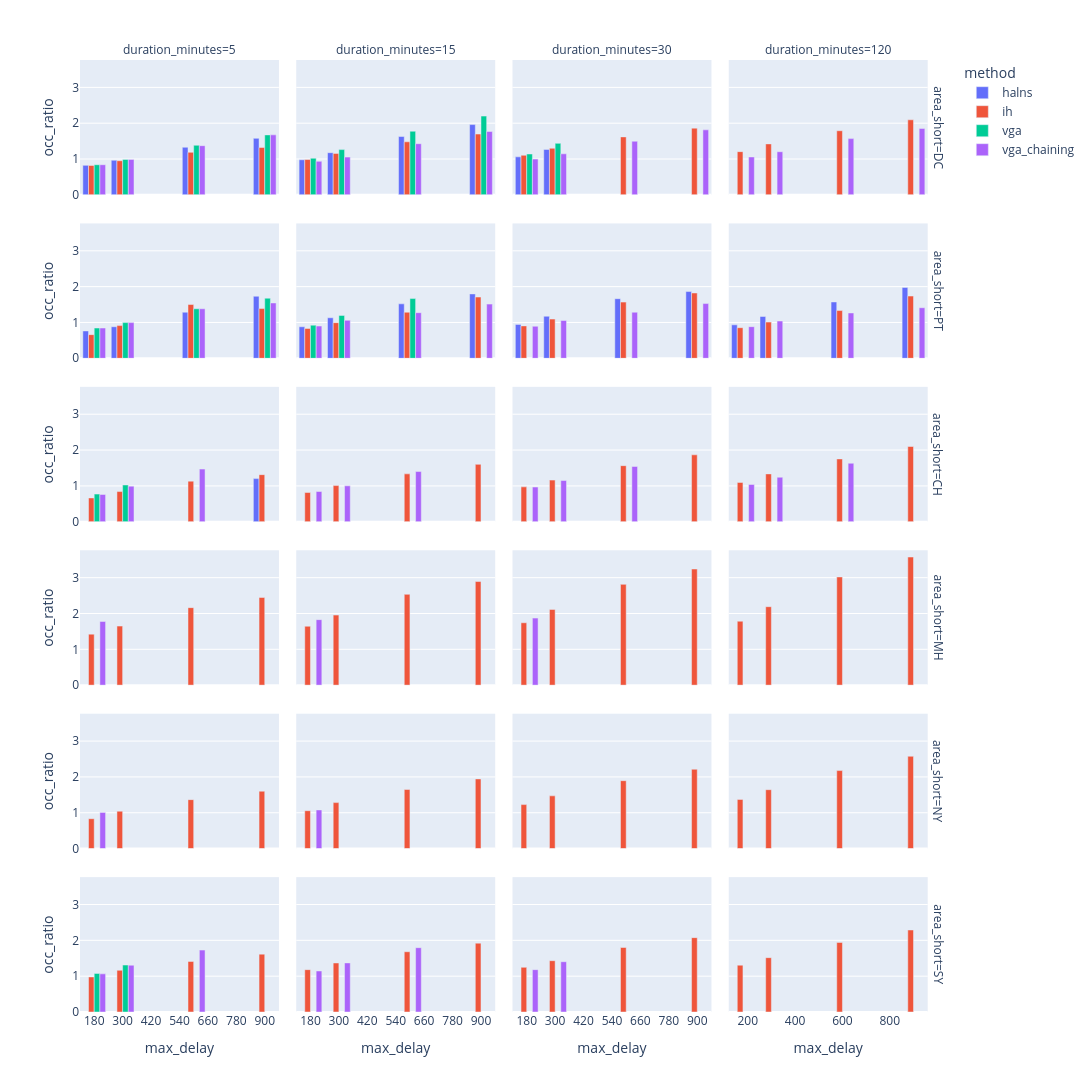

The cell this chart's notebook holds for it:
### Code cell
fig = px.bar(
    # oc_method,
    weighted_avg,
    # weighted_avg[weighted_avg['area_order'] == 1],
    # oc_method_group[oc_method_group['area_order'] == 0],
    # x='vehicle_hours',
    # y='avg_occupancy',
    y='occ_ratio',
    x='max_delay',
    barmode='group',
    color='method',
    # title='Average Cost per Request by Area and Method',
    # facet_row='area_short',
    facet_col='duration_minutes',
    facet_row='area_short'
)
fig.update_layout(
    height=1200,
    width=1800,
    title_x=0.5
)

fig.show()

### Figure 1 — Plotly figure (JSON) as saved in the notebook; plotly's stock layout.template omitted (floating-point values rounded to 4 significant figures)
{"data": [{"alignmentgroup": "True", "hovertemplate": "method=halns<br>area_short=DC<br>duration_minutes=5<br>max_delay=%{x}<br>occ_ratio=%{y}<extra></extra>", "legendgroup": "halns", "marker": {"color": "#636efa", "pattern": {"shape": ""}}, "name": "halns", "offsetgroup": "halns", "orientation": "v", "showlegend": true, "textposition": "auto", "type": "bar", "x": [180, 300, 600, 900], "xaxis": "x21", "y": [0.8232, 0.9662, 1.329, 1.578], "yaxis": "y21"}, {"alignmentgroup": "True", "hovertemplate": "method=halns<br>area_short=DC<br>duration_minutes=15<br>max_delay=%{x}<br>occ_ratio=%{y}<extra></extra>", "legendgroup": "halns", "marker": {"color": "#636efa", "pattern": {"shape": ""}}, "name": "halns", "offsetgroup": "halns", "orientation": "v", "showlegend": false, "textposition": "auto", "type": "bar", "x": [180, 300, 600, 900], "xaxis": "x22", "y": [0.9798, 1.177, 1.628, 1.962], "yaxis": "y22"}, {"alignmentgroup": "True", "hovertemplate": "method=halns<br>area_short=DC<br>duration_minutes=30<br>max_delay=%{x}<br>occ_ratio=%{y}<extra></extra>", "legendgroup": "halns", "marker": {"color": "#636efa", "pattern": {"shape": ""}}, "name": "halns", "offsetgroup": "halns", "orientation": "v", "showlegend": false, "textposition": "auto", "type": "bar", "x": [180, 300], "xaxis": "x23", "y": [1.061, 1.269], "yaxis": "y23"}, {"alignmentgroup": "True", "hovertemplate": "method=halns<br>area_short=PT<br>duration_minutes=5<br>max_delay=%{x}<br>occ_ratio=%{y}<extra></extra>", "legendgroup": "halns", "marker": {"color": "#636efa", "pattern": {"shape": ""}}, "name": "halns", "offsetgroup": "halns", "orientation": "v", "showlegend": false, "textposition": "auto", "type": "bar", "x": [180, 300, 600, 900], "xaxis": "x17", "y": [0.7633, 0.8808, 1.286, 1.731], "yaxis": "y17"}, {"alignmentgroup": "True", "hovertemplate": "method=halns<br>area_short=PT<br>duration_minutes=15<br>max_delay=%{x}<br>occ_ratio=%{y}<extra></extra>", "legendgroup": "halns", "marker": {"color": "#636efa", "pattern": {"shape": ""}}, "name": "halns", "offsetgroup": "halns", "orientation": "v", "showlegend": false, "textposition": "auto", "type": "bar", "x": [180, 300, 600, 900], "xaxis": "x18", "y": [0.8801, 1.131, 1.52, 1.797], "yaxis": "y18"}, {"alignmentgroup": "True", "hovertemplate": "method=halns<br>area_short=PT<br>duration_minutes=30<br>max_delay=%{x}<br>occ_ratio=%{y}<extra></extra>", "legendgroup": "halns", "marker": {"color": "#636efa", "pattern": {"shape": ""}}, "name": "halns", "offsetgroup": "halns", "orientation": "v", "showlegend": false, "textposition": "auto", "type": "bar", "x": [180, 300, 600, 900], "xaxis": "x19", "y": [0.9464, 1.174, 1.663, 1.863], "yaxis": "y19"}, {"alignmentgroup": "True", "hovertemplate": "method=halns<br>area_short=PT<br>duration_minutes=120<br>max_delay=%{x}<br>occ_ratio=%{y}<extra></extra>", "legendgroup": "halns", "marker": {"color": "#636efa", "pattern": {"shape": ""}}, "name": "halns", "offsetgroup": "halns", "orientation": "v", "showlegend": false, "textposition": "auto", "type": "bar", "x": [180, 300, 600, 900], "xaxis": "x20", "y": [0.934, 1.167, 1.572, 1.978], "yaxis": "y20"}, {"alignmentgroup": "True", "hovertemplate": "method=halns<br>area_short=CH<br>duration_minutes=5<br>max_delay=%{x}<br>occ_ratio=%{y}<extra></extra>", "legendgroup": "halns", "marker": {"color": "#636efa", "pattern": {"shape": ""}}, "name": "halns", "offsetgroup": "halns", "orientation": "v", "showlegend": false, "textposition": "auto", "type": "bar", "x": [900], "xaxis": "x13", "y": [1.203], "yaxis": "y13"}, {"alignmentgroup": "True", "hovertemplate": "method=ih<br>area_short=DC<br>duration_minutes=5<br>max_delay=%{x}<br>occ_ratio=%{y}<extra></extra>", "legendgroup": "ih", "marker": {"color": "#EF553B", "pattern": {"shape": ""}}, "name": "ih", "offsetgroup": "ih", "orientation": "v", "showlegend": true, "textposition": "auto", "type": "bar", "x": [180, 300, 600, 900], "xaxis": "x21", "y": [0.8203, 0.9529, 1.188, 1.321], "yaxis": "y21"}, {"alignmentgroup": "True", "hovertemplate": "method=ih<br>area_short=DC<br>duration_minutes=15<br>max_delay=%{x}<br>occ_ratio=%{y}<extra></extra>", "legendgroup": "ih", "marker": {"color": "#EF553B", "pattern": {"shape": ""}}, "name": "ih", "offsetgroup": "ih", "orientation": "v", "showlegend": false, "textposition": "auto", "type": "bar", "x": [180, 300, 600, 900], "xaxis": "x22", "y": [0.9862, 1.157, 1.481, 1.698], "yaxis": "y22"}, {"alignmentgroup": "True", "hovertemplate": "method=ih<br>area_short=DC<br>duration_minutes=30<br>max_delay=%{x}<br>occ_ratio=%{y}<extra></extra>", "legendgroup": "ih", "marker": {"color": "#EF553B", "pattern": {"shape": ""}}, "name": "ih", "offsetgroup": "ih", "orientation": "v", "showlegend": false, "textposition": "auto", "type": "bar", "x": [180, 300, 600, 900], "xaxis": "x23", "y": [1.105, 1.301, 1.618, 1.863], "yaxis": "y23"}, {"alignmentgroup": "True", "hovertemplate": "method=ih<br>area_short=DC<br>duration_minutes=120<br>max_delay=%{x}<br>occ_ratio=%{y}<extra></extra>", "legendgroup": "ih", "marker": {"color": "#EF553B", "pattern": {"shape": ""}}, "name": "ih", "offsetgroup": "ih", "orientation": "v", "showlegend": false, "textposition": "auto", "type": "bar", "x": [180, 300, 600, 900], "xaxis": "x24", "y": [1.207, 1.423, 1.79, 2.095], "yaxis": "y24"}, {"alignmentgroup": "True", "hovertemplate": "method=ih<br>area_short=PT<br>duration_minutes=5<br>max_delay=%{x}<br>occ_ratio=%{y}<extra></extra>", "legendgroup": "ih", "marker": {"color": "#EF553B", "pattern": {"shape": ""}}, "name": "ih", "offsetgroup": "ih", "orientation": "v", "showlegend": false, "textposition": "auto", "type": "bar", "x": [180, 300, 600, 900], "xaxis": "x17", "y": [0.6602, 0.9129, 1.501, 1.389], "yaxis": "y17"}, {"alignmentgroup": "True", "hovertemplate": "method=ih<br>area_short=PT<br>duration_minutes=15<br>max_delay=%{x}<br>occ_ratio=%{y}<extra></extra>", "legendgroup": "ih", "marker": {"color": "#EF553B", "pattern": {"shape": ""}}, "name": "ih", "offsetgroup": "ih", "orientation": "v", "showlegend": false, "textposition": "auto", "type": "bar", "x": [180, 300, 600, 900], "xaxis": "x18", "y": [0.8331, 0.9947, 1.286, 1.709], "yaxis": "y18"}, {"alignmentgroup": "True", "hovertemplate": "method=ih<br>area_short=PT<br>duration_minutes=30<br>max_delay=%{x}<br>occ_ratio=%{y}<extra></extra>", "legendgroup": "ih", "marker": {"color": "#EF553B", "pattern": {"shape": ""}}, "name": "ih", "offsetgroup": "ih", "orientation": "v", "showlegend": false, "textposition": "auto", "type": "bar", "x": [180, 300, 600, 900], "xaxis": "x19", "y": [0.9046, 1.095, 1.568, 1.823], "yaxis": "y19"}, {"alignmentgroup": "True", "hovertemplate": "method=ih<br>area_short=PT<br>duration_minutes=120<br>max_delay=%{x}<br>occ_ratio=%{y}<extra></extra>", "legendgroup": "ih", "marker": {"color": "#EF553B", "pattern": {"shape": ""}}, "name": "ih", "offsetgroup": "ih", "orientation": "v", "showlegend": false, "textposition": "auto", "type": "bar", "x": [180, 300, 600, 900], "xaxis": "x20", "y": [0.8539, 1.01, 1.332, 1.737], "yaxis": "y20"}, {"alignmentgroup": "True", "hovertemplate": "method=ih<br>area_short=CH<br>duration_minutes=5<br>max_delay=%{x}<br>occ_ratio=%{y}<extra></extra>", "legendgroup": "ih", "marker": {"color": "#EF553B", "pattern": {"shape": ""}}, "name": "ih", "offsetgroup": "ih", "orientation": "v", "showlegend": false, "textposition": "auto", "type": "bar", "x": [180, 300, 600, 900], "xaxis": "x13", "y": [0.6641, 0.8425, 1.132, 1.314], "yaxis": "y13"}, {"alignmentgroup": "True", "hovertemplate": "method=ih<br>area_short=CH<br>duration_minutes=15<br>max_delay=%{x}<br>occ_ratio=%{y}<extra></extra>", "legendgroup": "ih", "marker": {"color": "#EF553B", "pattern": {"shape": ""}}, "name": "ih", "offsetgroup": "ih", "orientation": "v", "showlegend": false, "textposition": "auto", "type": "bar", "x": [180, 300, 600, 900], "xaxis": "x14", "y": [0.8149, 1.009, 1.336, 1.601], "yaxis": "y14"}, {"alignmentgroup": "True", "hovertemplate": "method=ih<br>area_short=CH<br>duration_minutes=30<br>max_delay=%{x}<br>occ_ratio=%{y}<extra></extra>", "legendgroup": "ih", "marker": {"color": "#EF553B", "pattern": {"shape": ""}}, "name": "ih", "offsetgroup": "ih", "orientation": "v", "showlegend": false, "textposition": "auto", "type": "bar", "x": [180, 300, 600, 900], "xaxis": "x15", "y": [0.9727, 1.162, 1.565, 1.867], "yaxis": "y15"}, {"alignmentgroup": "True", "hovertemplate": "method=ih<br>area_short=CH<br>duration_minutes=120<br>max_delay=%{x}<br>occ_ratio=%{y}<extra></extra>", "legendgroup": "ih", "marker": {"color": "#EF553B", "pattern": {"shape": ""}}, "name": "ih", "offsetgroup": "ih", "orientation": "v", "showlegend": false, "textposition": "auto", "type": "bar", "x": [180, 300, 600, 900], "xaxis": "x16", "y": [1.097, 1.335, 1.753, 2.099], "yaxis": "y16"}, {"alignmentgroup": "True", "hovertemplate": "method=ih<br>area_short=MH<br>duration_minutes=5<br>max_delay=%{x}<br>occ_ratio=%{y}<extra></extra>", "legendgroup": "ih", "marker": {"color": "#EF553B", "pattern": {"shape": ""}}, "name": "ih", "offsetgroup": "ih", "orientation": "v", "showlegend": false, "textposition": "auto", "type": "bar", "x": [180, 300, 600, 900], "xaxis": "x9", "y": [1.424, 1.648, 2.163, 2.447], "yaxis": "y9"}, {"alignmentgroup": "True", "hovertemplate": "method=ih<br>area_short=MH<br>duration_minutes=15<br>max_delay=%{x}<br>occ_ratio=%{y}<extra></extra>", "legendgroup": "ih", "marker": {"color": "#EF553B", "pattern": {"shape": ""}}, "name": "ih", "offsetgroup": "ih", "orientation": "v", "showlegend": false, "textposition": "auto", "type": "bar", "x": [180, 300, 600, 900], "xaxis": "x10", "y": [1.644, 1.955, 2.535, 2.892], "yaxis": "y10"}, {"alignmentgroup": "True", "hovertemplate": "method=ih<br>area_short=MH<br>duration_minutes=30<br>max_delay=%{x}<br>occ_ratio=%{y}<extra></extra>", "legendgroup": "ih", "marker": {"color": "#EF553B", "pattern": {"shape": ""}}, "name": "ih", "offsetgroup": "ih", "orientation": "v", "showlegend": false, "textposition": "auto", "type": "bar", "x": [180, 300, 600, 900], "xaxis": "x11", "y": [1.741, 2.113, 2.813, 3.241], "yaxis": "y11"}, {"alignmentgroup": "True", "hovertemplate": "method=ih<br>area_short=MH<br>duration_minutes=120<br>max_delay=%{x}<br>occ_ratio=%{y}<extra></extra>", "legendgroup": "ih", "marker": {"color": "#EF553B", "pattern": {"shape": ""}}, "name": "ih", "offsetgroup": "ih", "orientation": "v", "showlegend": false, "textposition": "auto", "type": "bar", "x": [180, 300, 600, 900], "xaxis": "x12", "y": [1.785, 2.19, 3.02, 3.576], "yaxis": "y12"}, {"alignmentgroup": "True", "hovertemplate": "method=ih<br>area_short=NY<br>duration_minutes=5<br>max_delay=%{x}<br>occ_ratio=%{y}<extra></extra>", "legendgroup": "ih", "marker": {"color": "#EF553B", "pattern": {"shape": ""}}, "name": "ih", "offsetgroup": "ih", "orientation": "v", "showlegend": false, "textposition": "auto", "type": "bar", "x": [180, 300, 600, 900], "xaxis": "x5", "y": [0.8336, 1.043, 1.366, 1.601], "yaxis": "y5"}, {"alignmentgroup": "True", "hovertemplate": "method=ih<br>area_short=NY<br>duration_minutes=15<br>max_delay=%{x}<br>occ_ratio=%{y}<extra></extra>", "legendgroup": "ih", "marker": {"color": "#EF553B", "pattern": {"shape": ""}}, "name": "ih", "offsetgroup": "ih", "orientation": "v", "showlegend": false, "textposition": "auto", "type": "bar", "x": [180, 300, 600, 900], "xaxis": "x6", "y": [1.057, 1.283, 1.65, 1.944], "yaxis": "y6"}, {"alignmentgroup": "True", "hovertemplate": "method=ih<br>area_short=NY<br>duration_minutes=30<br>max_delay=%{x}<br>occ_ratio=%{y}<extra></extra>", "legendgroup": "ih", "marker": {"color": "#EF553B", "pattern": {"shape": ""}}, "name": "ih", "offsetgroup": "ih", "orientation": "v", "showlegend": false, "textposition": "auto", "type": "bar", "x": [180, 300, 600, 900], "xaxis": "x7", "y": [1.228, 1.472, 1.895, 2.214], "yaxis": "y7"}, {"alignmentgroup": "True", "hovertemplate": "method=ih<br>area_short=NY<br>duration_minutes=120<br>max_delay=%{x}<br>occ_ratio=%{y}<extra></extra>", "legendgroup": "ih", "marker": {"color": "#EF553B", "pattern": {"shape": ""}}, "name": "ih", "offsetgroup": "ih", "orientation": "v", "showlegend": false, "textposition": "auto", "type": "bar", "x": [180, 300, 600, 900], "xaxis": "x8", "y": [1.373, 1.644, 2.177, 2.576], "yaxis": "y8"}, {"alignmentgroup": "True", "hovertemplate": "method=ih<br>area_short=SY<br>duration_minutes=5<br>max_delay=%{x}<br>occ_ratio=%{y}<extra></extra>", "legendgroup": "ih", "marker": {"color": "#EF553B", "pattern": {"shape": ""}}, "name": "ih", "offsetgroup": "ih", "orientation": "v", "showlegend": false, "textposition": "auto", "type": "bar", "x": [180, 300, 600, 900], "xaxis": "x", "y": [0.9786, 1.164, 1.411, 1.615], "yaxis": "y"}, {"alignmentgroup": "True", "hovertemplate": "method=ih<br>area_short=SY<br>duration_minutes=15<br>max_delay=%{x}<br>occ_ratio=%{y}<extra></extra>", "legendgroup": "ih", "marker": {"color": "#EF553B", "pattern": {"shape": ""}}, "name": "ih", "offsetgroup": "ih", "orientation": "v", "showlegend": false, "textposition": "auto", "type": "bar", "x": [180, 300, 600, 900], "xaxis": "x2", "y": [1.182, 1.368, 1.682, 1.922], "yaxis": "y2"}, {"alignmentgroup": "True", "hovertemplate": "method=ih<br>area_short=SY<br>duration_minutes=30<br>max_delay=%{x}<br>occ_ratio=%{y}<extra></extra>", "legendgroup": "ih", "marker": {"color": "#EF553B", "pattern": {"shape": ""}}, "name": "ih", "offsetgroup": "ih", "orientation": "v", "showlegend": false, "textposition": "auto", "type": "bar", "x": [180, 300, 600, 900], "xaxis": "x3", "y": [1.247, 1.432, 1.8, 2.076], "yaxis": "y3"}, {"alignmentgroup": "True", "hovertemplate": "method=ih<br>area_short=SY<br>duration_minutes=120<br>max_delay=%{x}<br>occ_ratio=%{y}<extra></extra>", "legendgroup": "ih", "marker": {"color": "#EF553B", "pattern": {"shape": ""}}, "name": "ih", "offsetgroup": "ih", "orientation": "v", "showlegend": false, "textposition": "auto", "type": "bar", "x": [180, 300, 600, 900], "xaxis": "x4", "y": [1.307, 1.517, 1.942, 2.289], "yaxis": "y4"}, {"alignmentgroup": "True", "hovertemplate": "method=vga<br>area_short=DC<br>duration_minutes=5<br>max_delay=%{x}<br>occ_ratio=%{y}<extra></extra>", "legendgroup": "vga", "marker": {"color": "#00cc96", "pattern": {"shape": ""}}, "name": "vga", "offsetgroup": "vga", "orientation": "v", "showlegend": true, "textposition": "auto", "type": "bar", "x": [180, 300, 600, 900], "xaxis": "x21", "y": [0.8415, 0.9893, 1.384, 1.674], "yaxis": "y21"}, {"alignmentgroup": "True", "hovertemplate": "method=vga<br>area_short=DC<br>duration_minutes=15<br>max_delay=%{x}<br>occ_ratio=%{y}<extra></extra>", "legendgroup": "vga", "marker": {"color": "#00cc96", "pattern": {"shape": ""}}, "name": "vga", "offsetgroup": "vga", "orientation": "v", "showlegend": false, "textposition": "auto", "type": "bar", "x": [180, 300, 600, 900], "xaxis": "x22", "y": [1.022, 1.263, 1.776, 2.199], "yaxis": "y22"}, {"alignmentgroup": "True", "hovertemplate": "method=vga<br>area_short=DC<br>duration_minutes=30<br>max_delay=%{x}<br>occ_ratio=%{y}<extra></extra>", "legendgroup": "vga", "marker": {"color": "#00cc96", "pattern": {"shape": ""}}, "name": "vga", "offsetgroup": "vga", "orientation": "v", "showlegend": false, "textposition": "auto", "type": "bar", "x": [180, 300], "xaxis": "x23", "y": [1.141, 1.438], "yaxis": "y23"}, {"alignmentgroup": "True", "hovertemplate": "method=vga<br>area_short=PT<br>duration_minutes=5<br>max_delay=%{x}<br>occ_ratio=%{y}<extra></extra>", "legendgroup": "vga", "marker": {"color": "#00cc96", "pattern": {"shape": ""}}, "name": "vga", "offsetgroup": "vga", "orientation": "v", "showlegend": false, "textposition": "auto", "type": "bar", "x": [180, 300, 600, 900], "xaxis": "x17", "y": [0.8453, 0.9963, 1.382, 1.678], "yaxis": "y17"}, {"alignmentgroup": "True", "hovertemplate": "method=vga<br>area_short=PT<br>duration_minutes=15<br>max_delay=%{x}<br>occ_ratio=%{y}<extra></extra>", "legendgroup": "vga", "marker": {"color": "#00cc96", "pattern": {"shape": ""}}, "name": "vga", "offsetgroup": "vga", "orientation": "v", "showlegend": false, "textposition": "auto", "type": "bar", "x": [180, 300, 600], "xaxis": "x18", "y": [0.9251, 1.198, 1.667], "yaxis": "y18"}, {"alignmentgroup": "True", "hovertemplate": "method=vga<br>area_short=CH<br>duration_minutes=5<br>max_delay=%{x}<br>occ_ratio=%{y}<extra></extra>", "legendgroup": "vga", "marker": {"color": "#00cc96", "pattern": {"shape": ""}}, "name": "vga", "offsetgroup": "vga", "orientation": "v", "showlegend": false, "textposition": "auto", "type": "bar", "x": [180, 300], "xaxis": "x13", "y": [0.7712, 1.025], "yaxis": "y13"}, {"alignmentgroup": "True", "hovertemplate": "method=vga<br>area_short=SY<br>duration_minutes=5<br>max_delay=%{x}<br>occ_ratio=%{y}<extra></extra>", "legendgroup": "vga", "marker": {"color": "#00cc96", "pattern": {"shape": ""}}, "name": "vga", "offsetgroup": "vga", "orientation": "v", "showlegend": false, "textposition": "auto", "type": "bar", "x": [180, 300], "xaxis": "x", "y": [1.078, 1.311], "yaxis": "y"}, {"alignmentgroup": "True", "hovertemplate": "method=vga_chaining<br>area_short=DC<br>duration_minutes=5<br>max_delay=%{x}<br>occ_ratio=%{y}<extra></extra>", "legendgroup": "vga_chaining", "marker": {"color": "#ab63fa", "pattern": {"shape": ""}}, "name": "vga_chaining", "offsetgroup": "vga_chaining", "orientation": "v", "showlegend": true, "textposition": "auto", "type": "bar", "x": [180, 300, 600, 900], "xaxis": "x21", "y": [0.8415, 0.9906, 1.373, 1.675], "yaxis": "y21"}, {"alignmentgroup": "True", "hovertemplate": "method=vga_chaining<br>area_short=DC<br>duration_minutes=15<br>max_delay=%{x}<br>occ_ratio=%{y}<extra></extra>", "legendgroup": "vga_chaining", "marker": {"color": "#ab63fa", "pattern": {"shape": ""}}, "name": "vga_chaining", "offsetgroup": "vga_chaining", "orientation": "v", "showlegend": false, "textposition": "auto", "type": "bar", "x": [180, 300, 600, 900], "xaxis": "x22", "y": [0.9369, 1.053, 1.428, 1.768], "yaxis": "y22"}, {"alignmentgroup": "True", "hovertemplate": "method=vga_chaining<br>area_short=DC<br>duration_minutes=30<br>max_delay=%{x}<br>occ_ratio=%{y}<extra></extra>", "legendgroup": "vga_chaining", "marker": {"color": "#ab63fa", "pattern": {"shape": ""}}, "name": "vga_chaining", "offsetgroup": "vga_chaining", "orientation": "v", "showlegend": false, "textposition": "auto", "type": "bar", "x": [180, 300, 600, 900], "xaxis": "x23", "y": [0.999, 1.146, 1.497, 1.814], "yaxis": "y23"}, {"alignmentgroup": "True", "hovertemplate": "method=vga_chaining<br>area_short=DC<br>duration_minutes=120<br>max_delay=%{x}<br>occ_ratio=%{y}<extra></extra>", "legendgroup": "vga_chaining", "marker": {"color": "#ab63fa", "pattern": {"shape": ""}}, "name": "vga_chaining", "offsetgroup": "vga_chaining", "orientation": "v", "showlegend": false, "textposition": "auto", "type": "bar", "x": [180, 300, 600, 900], "xaxis": "x24", "y": [1.058, 1.204, 1.57, 1.851], "yaxis": "y24"}, {"alignmentgroup": "True", "hovertemplate": "method=vga_chaining<br>area_short=PT<br>duration_minutes=5<br>max_delay=%{x}<br>occ_ratio=%{y}<extra></extra>", "legendgroup": "vga_chaining", "marker": {"color": "#ab63fa", "pattern": {"shape": ""}}, "name": "vga_chaining", "offsetgroup": "vga_chaining", "orientation": "v", "showlegend": false, "textposition": "auto", "type": "bar", "x": [180, 300, 600, 900], "xaxis": "x17", "y": [0.8453, 0.9963, 1.382, 1.545], "yaxis": "y17"}, {"alignmentgroup": "True", "hovertemplate": "method=vga_chaining<br>area_short=PT<br>duration_minutes=15<br>max_delay=%{x}<br>occ_ratio=%{y}<extra></extra>", "legendgroup": "vga_chaining", "marker": {"color": "#ab63fa", "pattern": {"shape": ""}}, "name": "vga_chaining", "offsetgroup": "vga_chaining", "orientation": "v", "showlegend": false, "textposition": "auto", "type": "bar", "x": [180, 300, 600, 900], "xaxis": "x18", "y": [0.8998, 1.06, 1.273, 1.513], "yaxis": "y18"}, {"alignmentgroup": "True", "hovertemplate": "method=vga_chaining<br>area_short=PT<br>duration_minutes=30<br>max_delay=%{x}<br>occ_ratio=%{y}<extra></extra>", "legendgroup": "vga_chaining", "marker": {"color": "#ab63fa", "pattern": {"shape": ""}}, "name": "vga_chaining", "offsetgroup": "vga_chaining", "orientation": "v", "showlegend": false, "textposition": "auto", "type": "bar", "x": [180, 300, 600, 900], "xaxis": "x19", "y": [0.8945, 1.055, 1.286, 1.527], "yaxis": "y19"}, {"alignmentgroup": "True", "hovertemplate": "method=vga_chaining<br>area_short=PT<br>duration_minutes=120<br>max_delay=%{x}<br>occ_ratio=%{y}<extra></extra>", "legendgroup": "vga_chaining", "marker": {"color": "#ab63fa", "pattern": {"shape": ""}}, "name": "vga_chaining", "offsetgroup": "vga_chaining", "orientation": "v", "showlegend": false, "textposition": "auto", "type": "bar", "x": [180, 300, 600, 900], "xaxis": "x20", "y": [0.8831, 1.041, 1.265, 1.411], "yaxis": "y20"}, {"alignmentgroup": "True", "hovertemplate": "method=vga_chaining<br>area_short=CH<br>duration_minutes=5<br>max_delay=%{x}<br>occ_ratio=%{y}<extra></extra>", "legendgroup": "vga_chaining", "marker": {"color": "#ab63fa", "pattern": {"shape": ""}}, "name": "vga_chaining", "offsetgroup": "vga_chaining", "orientation": "v", "showlegend": false, "textposition": "auto", "type": "bar", "x": [180, 300, 600], "xaxis": "x13", "y": [0.7613, 0.9933, 1.47], "yaxis": "y13"}, {"alignmentgroup": "True", "hovertemplate": "method=vga_chaining<br>area_short=CH<br>duration_minutes=15<br>max_delay=%{x}<br>occ_ratio=%{y}<extra></extra>", "legendgroup": "vga_chaining", "marker": {"color": "#ab63fa", "pattern": {"shape": ""}}, "name": "vga_chaining", "offsetgroup": "vga_chaining", "orientation": "v", "showlegend": false, "textposition": "auto", "type": "bar", "x": [180, 300, 600], "xaxis": "x14", "y": [0.8431, 1.001, 1.401], "yaxis": "y14"}, {"alignmentgroup": "True", "hovertemplate": "method=vga_chaining<br>area_short=CH<br>duration_minutes=30<br>max_delay=%{x}<br>occ_ratio=%{y}<extra></extra>", "legendgroup": "vga_chaining", "marker": {"color": "#ab63fa", "pattern": {"shape": ""}}, "name": "vga_chaining", "offsetgroup": "vga_chaining", "orientation": "v", "showlegend": false, "textposition": "auto", "type": "bar", "x": [180, 300, 600], "xaxis": "x15", "y": [0.9677, 1.149, 1.542], "yaxis": "y15"}, {"alignmentgroup": "True", "hovertemplate": "method=vga_chaining<br>area_short=CH<br>duration_minutes=120<br>max_delay=%{x}<br>occ_ratio=%{y}<extra></extra>", "legendgroup": "vga_chaining", "marker": {"color": "#ab63fa", "pattern": {"shape": ""}}, "name": "vga_chaining", "offsetgroup": "vga_chaining", "orientation": "v", "showlegend": false, "textposition": "auto", "type": "bar", "x": [180, 300, 600], "xaxis": "x16", "y": [1.04, 1.242, 1.632], "yaxis": "y16"}, {"alignmentgroup": "True", "hovertemplate": "method=vga_chaining<br>area_short=MH<br>duration_minutes=5<br>max_delay=%{x}<br>occ_ratio=%{y}<extra></extra>", "legendgroup": "vga_chaining", "marker": {"color": "#ab63fa", "pattern": {"shape": ""}}, "name": "vga_chaining", "offsetgroup": "vga_chaining", "orientation": "v", "showlegend": false, "textposition": "auto", "type": "bar", "x": [180], "xaxis": "x9", "y": [1.777], "yaxis": "y9"}, {"alignmentgroup": "True", "hovertemplate": "method=vga_chaining<br>area_short=MH<br>duration_minutes=15<br>max_delay=%{x}<br>occ_ratio=%{y}<extra></extra>", "legendgroup": "vga_chaining", "marker": {"color": "#ab63fa", "pattern": {"shape": ""}}, "name": "vga_chaining", "offsetgroup": "vga_chaining", "orientation": "v", "showlegend": false, "textposition": "auto", "type": "bar", "x": [180], "xaxis": "x10", "y": [1.829], "yaxis": "y10"}, {"alignmentgroup": "True", "hovertemplate": "method=vga_chaining<br>area_short=MH<br>duration_minutes=30<br>max_delay=%{x}<br>occ_ratio=%{y}<extra></extra>", "legendgroup": "vga_chaining", "marker": {"color": "#ab63fa", "pattern": {"shape": ""}}, "name": "vga_chaining", "offsetgroup": "vga_chaining", "orientation": "v", "showlegend": false, "textposition": "auto", "type": "bar", "x": [180], "xaxis": "x11", "y": [1.871], "yaxis": "y11"}, {"alignmentgroup": "True", "hovertemplate": "method=vga_chaining<br>area_short=NY<br>duration_minutes=5<br>max_delay=%{x}<br>occ_ratio=%{y}<extra></extra>", "legendgroup": "vga_chaining", "marker": {"color": "#ab63fa", "pattern": {"shape": ""}}, "name": "vga_chaining", "offsetgroup": "vga_chaining", "orientation": "v", "showlegend": false, "textposition": "auto", "type": "bar", "x": [180], "xaxis": "x5", "y": [1.01], "yaxis": "y5"}, {"alignmentgroup": "True", "hovertemplate": "method=vga_chaining<br>area_short=NY<br>duration_minutes=15<br>max_delay=%{x}<br>occ_ratio=%{y}<extra></extra>", "legendgroup": "vga_chaining", "marker": {"color": "#ab63fa", "pattern": {"shape": ""}}, "name": "vga_chaining", "offsetgroup": "vga_chaining", "orientation": "v", "showlegend": false, "textposition": "auto", "type": "bar", "x": [180], "xaxis": "x6", "y": [1.078], "yaxis": "y6"}, {"alignmentgroup": "True", "hovertemplate": "method=vga_chaining<br>area_short=SY<br>duration_minutes=5<br>max_delay=%{x}<br>occ_ratio=%{y}<extra></extra>", "legendgroup": "vga_chaining", "marker": {"color": "#ab63fa", "pattern": {"shape": ""}}, "name": "vga_chaining", "offsetgroup": "vga_chaining", "orientation": "v", "showlegend": false, "textposition": "auto", "type": "bar", "x": [180, 300, 600], "xaxis": "x", "y": [1.065, 1.306, 1.729], "yaxis": "y"}, {"alignmentgroup": "True", "hovertemplate": "method=vga_chaining<br>area_short=SY<br>duration_minutes=15<br>max_delay=%{x}<br>occ_ratio=%{y}<extra></extra>", "legendgroup": "vga_chaining", "marker": {"color": "#ab63fa", "pattern": {"shape": ""}}, "name": "vga_chaining", "offsetgroup": "vga_chaining", "orientation": "v", "showlegend": false, "textposition": "auto", "type": "bar", "x": [180, 300, 600], "xaxis": "x2", "y": [1.145, 1.371, 1.795], "yaxis": "y2"}, {"alignmentgroup": "True", "hovertemplate": "method=vga_chaining<br>area_short=SY<br>duration_minutes=30<br>max_delay=%{x}<br>occ_ratio=%{y}<extra></extra>", "legendgroup": "vga_chaining", "marker": {"color": "#ab63fa", "pattern": {"shape": ""}}, "name": "vga_chaining", "offsetgroup": "vga_chaining", "orientation": "v", "showlegend": false, "textposition": "auto", "type": "bar", "x": [180, 300], "xaxis": "x3", "y": [1.182, 1.403], "yaxis": "y3"}], "layout": {"annotations": [{"font": {}, "showarrow": false, "text": "duration_minutes=5", "x": 0.115, "xanchor": "center", "xref": "paper", "y": 1, "yanchor": "bottom", "yref": "paper"}, {"font": {}, "showarrow": false, "text": "duration_minutes=15", "x": 0.365, "xanchor": "center", "xref": "paper", "y": 1, "yanchor": "bottom", "yref": "paper"}, {"font": {}, "showarrow": false, "text": "duration_minutes=30", "x": 0.615, "xanchor": "center", "xref": "paper", "y": 1, "yanchor": "bottom", "yref": "paper"}, {"font": {}, "showarrow": false, "text": "duration_minutes=120", "x": 0.865, "xanchor": "center", "xref": "paper", "y": 1, "yanchor": "bottom", "yref": "paper"}, {"font": {}, "showarrow": false, "text": "area_short=SY", "textangle": 90, "x": 0.98, "xanchor": "left", "xref": "paper", "y": 0.07083, "yanchor": "middle", "yref": "paper"}, {"font": {}, "showarrow": false, "text": "area_short=NY", "textangle": 90, "x": 0.98, "xanchor": "left", "xref": "paper", "y": 0.2425, "yanchor": "middle", "yref": "paper"}, {"font": {}, "showarrow": false, "text": "area_short=MH", "textangle": 90, "x": 0.98, "xanchor": "left", "xref": "paper", "y": 0.4142, "yanchor": "middle", "yref": "paper"}, {"font": {}, "showarrow": false, "text": "area_short=CH", "textangle": 90, "x": 0.98, "xanchor": "left", "xref": "paper", "y": 0.5858, "yanchor": "middle", "yref": "paper"}, {"font": {}, "showarrow": false, "text": "area_short=PT", "textangle": 90, "x": 0.98, "xanchor": "left", "xref": "paper", "y": 0.7575, "yanchor": "middle", "yref": "paper"}, {"font": {}, "showarrow": false, "text": "area_short=DC", "textangle": 90, "x": 0.98, "xanchor": "left", "xref": "paper", "y": 0.9292, "yanchor": "middle", "yref": "paper"}], "barmode": "group", "height": 1200, "legend": {"title": {"text": "method"}, "tracegroupgap": 0}, "margin": {"t": 60}, "title": {"x": 0.5}, "width": 1800, "xaxis": {"anchor": "y", "domain": [0, 0.23], "title": {"text": "max_delay"}}, "xaxis10": {"anchor": "y10", "domain": [0.25, 0.48], "matches": "x", "showticklabels": false}, "xaxis11": {"anchor": "y11", "domain": [0.5, 0.73], "matches": "x", "showticklabels": false}, "xaxis12": {"anchor": "y12", "domain": [0.75, 0.98], "matches": "x", "showticklabels": false}, "xaxis13": {"anchor": "y13", "domain": [0, 0.23], "matches": "x", "showticklabels": false}, "xaxis14": {"anchor": "y14", "domain": [0.25, 0.48], "matches": "x", "showticklabels": false}, "xaxis15": {"anchor": "y15", "domain": [0.5, 0.73], "matches": "x", "showticklabels": false}, "xaxis16": {"anchor": "y16", "domain": [0.75, 0.98], "matches": "x", "showticklabels": false}, "xaxis17": {"anchor": "y17", "domain": [0, 0.23], "matches": "x", "showticklabels": false}, "xaxis18": {"anchor": "y18", "domain": [0.25, 0.48], "matches": "x", "showticklabels": false}, "xaxis19": {"anchor": "y19", "domain": [0.5, 0.73], "matches": "x", "showticklabels": false}, "xaxis2": {"anchor": "y2", "domain": [0.25, 0.48], "matches": "x", "title": {"text": "max_delay"}}, "xaxis20": {"anchor": "y20", "domain": [0.75, 0.98], "matches": "x", "showticklabels": false}, "xaxis21": {"anchor": "y21", "domain": [0, 0.23], "matches": "x", "showticklabels": false}, "xaxis22": {"anchor": "y22", "domain": [0.25, 0.48], "matches": "x", "showticklabels": false}, "xaxis23": {"anchor": "y23", "domain": [0.5, 0.73], "matches": "x", "showticklabels": false}, "xaxis24": {"anchor": "y24", "domain": [0.75, 0.98], "matches": "x", "showticklabels": false}, "xaxis3": {"anchor": "y3", "domain": [0.5, 0.73], "matches": "x", "title": {"text": "max_delay"}}, "xaxis4": {"anchor": "y4", "domain": [0.75, 0.98], "matches": "x", "title": {"text": "max_delay"}}, "xaxis5": {"anchor": "y5", "domain": [0, 0.23], "matches": "x", "showticklabels": false}, "xaxis6": {"anchor": "y6", "domain": [0.25, 0.48], "matches": "x", "showticklabels": false}, "xaxis7": {"anchor": "y7", "domain": [0.5, 0.73], "matches": "x", "showticklabels": false}, "xaxis8": {"anchor": "y8", "domain": [0.75, 0.98], "matches": "x", "showticklabels": false}, "xaxis9": {"anchor": "y9", "domain": [0, 0.23], "matches": "x", "showticklabels": false}, "yaxis": {"anchor": "x", "domain": [0, 0.1417], "title": {"text": "occ_ratio"}}, "yaxis10": {"anchor": "x10", "domain": [0.3433, 0.485], "matches": "y", "showticklabels": false}, "yaxis11": {"anchor": "x11", "domain": [0.3433, 0.485], "matches": "y", "showticklabels": false}, "yaxis12": {"anchor": "x12", "domain": [0.3433, 0.485], "matches": "y", "showticklabels": false}, "yaxis13": {"anchor": "x13", "domain": [0.515, 0.6567], "matches": "y", "title": {"text": "occ_ratio"}}, "yaxis14": {"anchor": "x14", "domain": [0.515, 0.6567], "matches": "y", "showticklabels": false}, "yaxis15": {"anchor": "x15", "domain": [0.515, 0.6567], "matches": "y", "showticklabels": false}, "yaxis16": {"anchor": "x16", "domain": [0.515, 0.6567], "matches": "y", "showticklabels": false}, "yaxis17": {"anchor": "x17", "domain": [0.6867, 0.8283], "matches": "y", "title": {"text": "occ_ratio"}}, "yaxis18": {"anchor": "x18", "domain": [0.6867, 0.8283], "matches": "y", "showticklabels": false}, "yaxis19": {"anchor": "x19", "domain": [0.6867, 0.8283], "matches": "y", "showticklabels": false}, "yaxis2": {"anchor": "x2", "domain": [0, 0.1417], "matches": "y", "showticklabels": false}, "yaxis20": {"anchor": "x20", "domain": [0.6867, 0.8283], "matches": "y", "showticklabels": false}, "yaxis21": {"anchor": "x21", "domain": [0.8583, 1], "matches": "y", "title": {"text": "occ_ratio"}}, "yaxis22": {"anchor": "x22", "domain": [0.8583, 1], "matches": "y", "showticklabels": false}, "yaxis23": {"anchor": "x23", "domain": [0.8583, 1], "matches": "y", "showticklabels": false}, "yaxis24": {"anchor": "x24", "domain": [0.8583, 1], "matches": "y", "showticklabels": false}, "yaxis3": {"anchor": "x3", "domain": [0, 0.1417], "matches": "y", "showticklabels": false}, "yaxis4": {"anchor": "x4", "domain": [0, 0.1417], "matches": "y", "showticklabels": false}, "yaxis5": {"anchor": "x5", "domain": [0.1717, 0.3133], "matches": "y", "title": {"text": "occ_ratio"}}, "yaxis6": {"anchor": "x6", "domain": [0.1717, 0.3133], "matches": "y", "showticklabels": false}, "yaxis7": {"anchor": "x7", "domain": [0.1717, 0.3133], "matches": "y", "showticklabels": false}, "yaxis8": {"anchor": "x8", "domain": [0.1717, 0.3133], "matches": "y", "showticklabels": false}, "yaxis9": {"anchor": "x9", "domain": [0.3433, 0.485], "matches": "y", "title": {"text": "occ_ratio"}}}}
